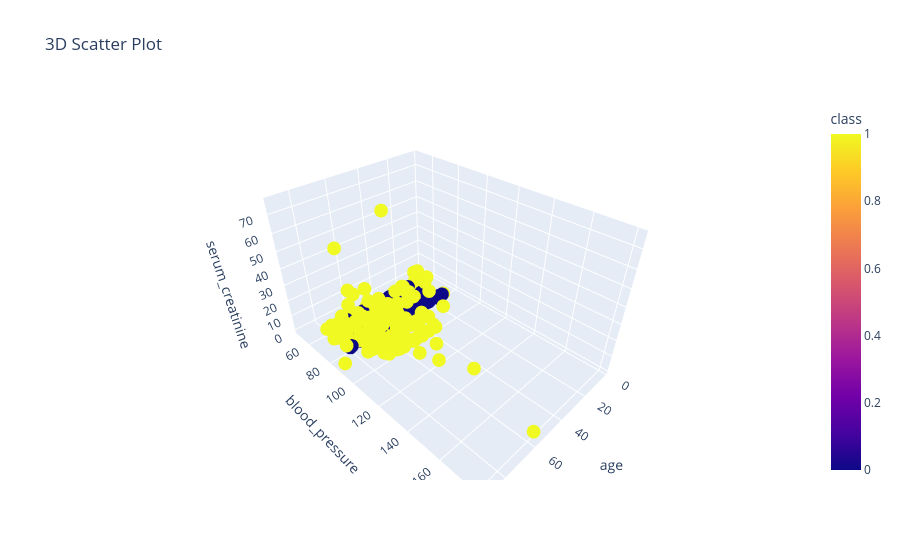

Here is the notebook cell this chart was saved with:
### Markdown cell above
###### 3D plot

### Code cell
fig = px.scatter_3d(df, x='age', y='blood_pressure', z = 'serum_creatinine', color= 'class', title= "3D Scatter Plot")
fig.show()

### Figure 1 — Plotly figure (JSON) as saved in the notebook; plotly's stock layout.template omitted (floating-point values rounded to 4 significant figures; data arrays with more than 128 entries replaced by an {"elided": "..."} marker saying what was removed)
{"data": [{"hovertemplate": "age=%{x}<br>blood_pressure=%{y}<br>serum_creatinine=%{z}<br>class=%{marker.color}<extra></extra>", "legendgroup": "", "marker": {"color": {"elided": "400 int values"}, "coloraxis": "coloraxis", "symbol": "circle"}, "mode": "markers", "name": "", "scene": "scene", "showlegend": false, "type": "scatter3d", "x": {"elided": "400 float values"}, "y": {"elided": "400 float values"}, "z": {"elided": "400 float values"}}], "layout": {"coloraxis": {"colorbar": {"title": {"text": "class"}}, "colorscale": [[0, "#0d0887"], [0.1111, "#46039f"], [0.2222, "#7201a8"], [0.3333, "#9c179e"], [0.4444, "#bd3786"], [0.5556, "#d8576b"], [0.6667, "#ed7953"], [0.7778, "#fb9f3a"], [0.8889, "#fdca26"], [1, "#f0f921"]]}, "legend": {"tracegroupgap": 0}, "scene": {"domain": {"x": [0, 1], "y": [0, 1]}, "xaxis": {"title": {"text": "age"}}, "yaxis": {"title": {"text": "blood_pressure"}}, "zaxis": {"title": {"text": "serum_creatinine"}}}, "title": {"text": "3D Scatter Plot"}}}
